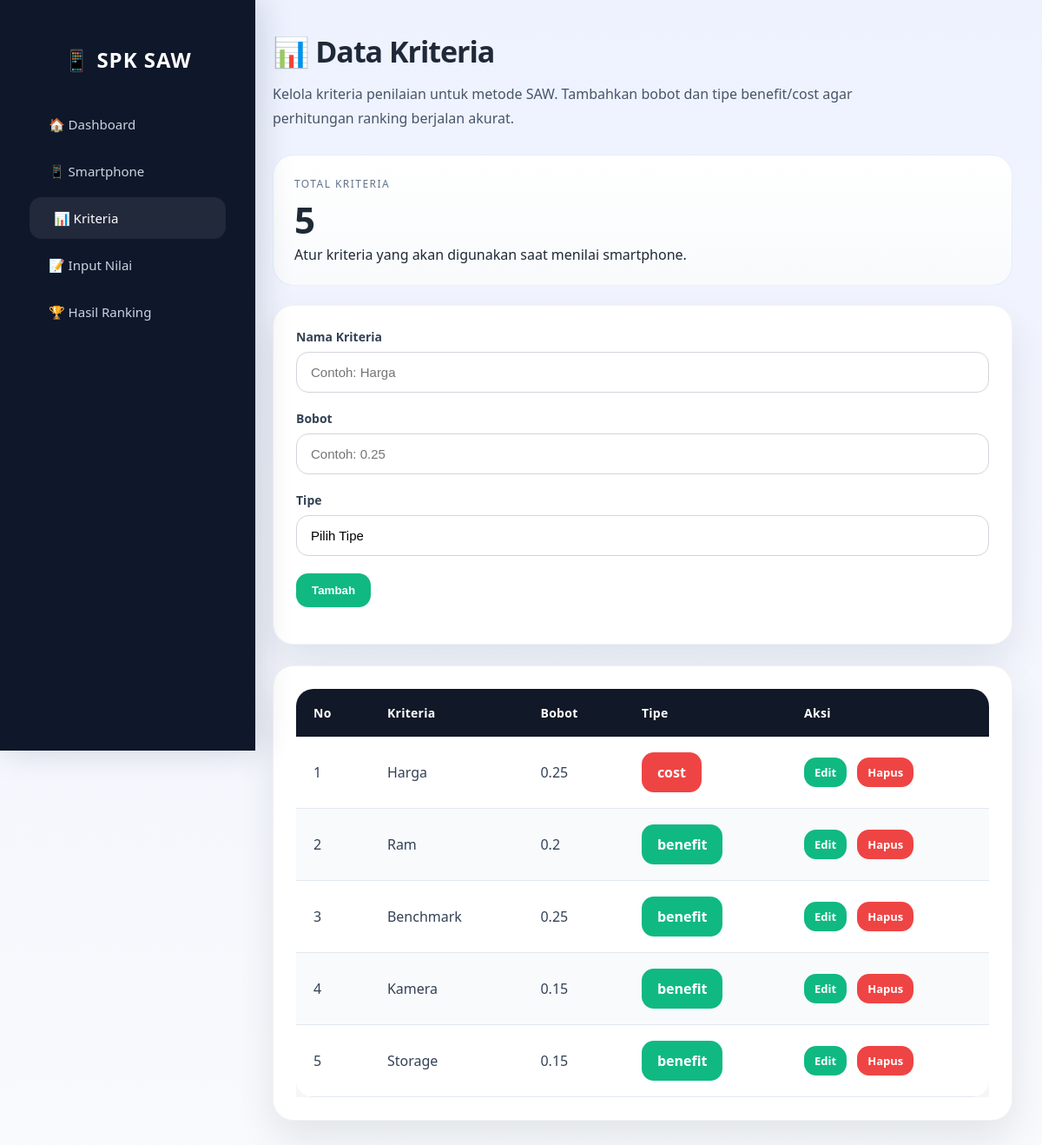
Before: /halaman/kriteria.php with the older database file.
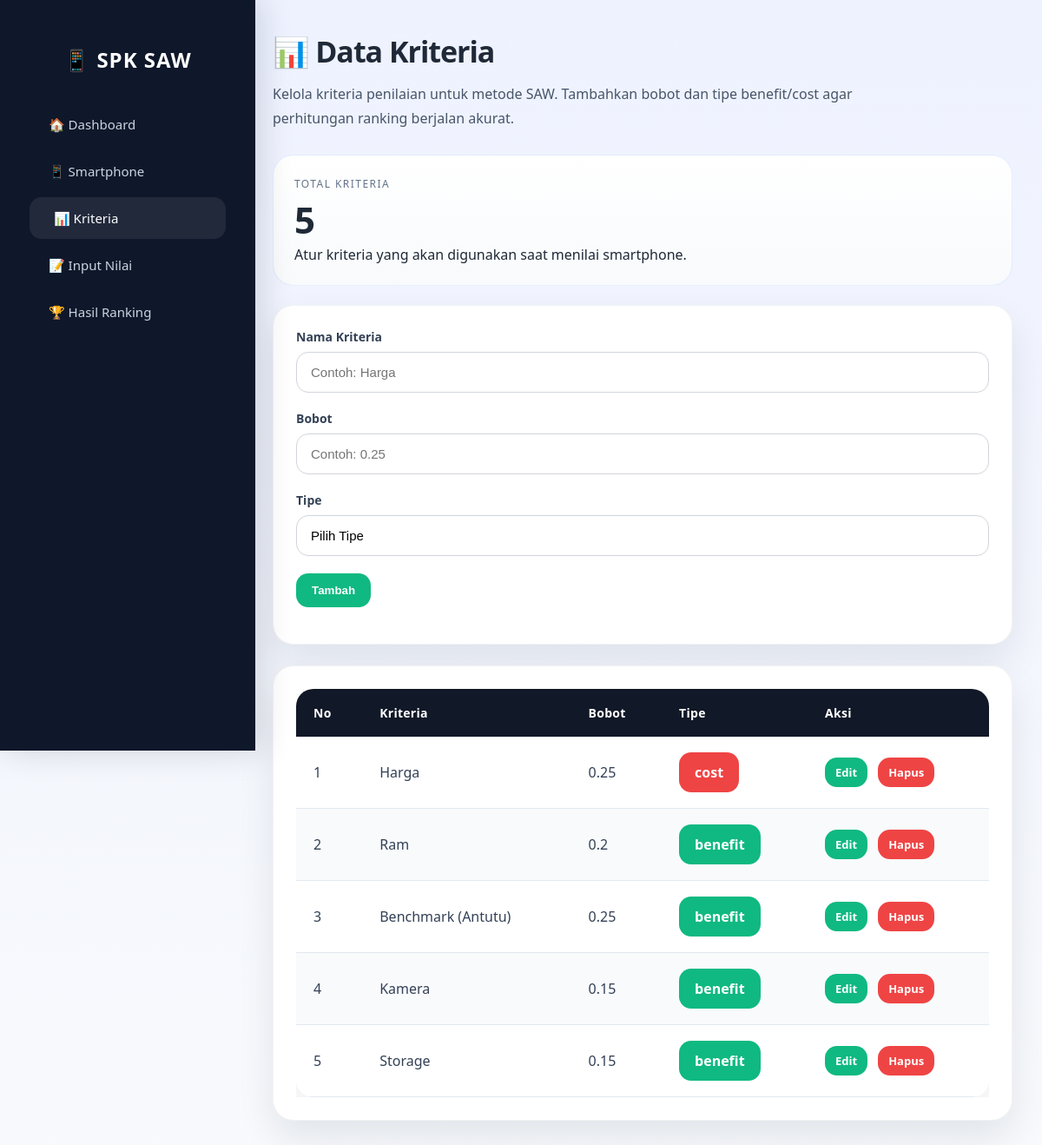
After: the same page with the newer database file.
### tables this page shows
CREATE TABLE `kriteria` (
  `id` int NOT NULL,
  `nama_kriteria` varchar(100) DEFAULT NULL,
  `bobot` float DEFAULT NULL,
  `tipe` enum('benefit','cost') NOT NULL
);

### halaman/kriteria.php (the view, shortened to what this page needs)
<?php
require_once __DIR__ . '/../config/koneksi.php';
$editing = false;
$editKriteria = null;
$countKriteria = mysqli_query($conn, "SELECT COUNT(*) as total FROM kriteria");
$kriteriaTotal = mysqli_fetch_assoc($countKriteria);
Require_once __DIR__ . '/../layout/sidebar.php';
?>
<div class="content">
    <div class="page-header">
        <div>
            <h2>📊 Data Kriteria</h2>
            <p class="subtitle">Kelola kriteria penilaian untuk metode SAW. Tambahkan bobot dan tipe benefit/cost agar perhitungan ranking berjalan akurat.</p>
        </div>
    </div>
    <div class="card-grid">
        <div class="stat-card">
            <p class="eyebrow">Total Kriteria</p>
            <h3><?= $kriteriaTotal['total'] ?></h3>
            <p>Atur kriteria yang akan digunakan saat menilai smartphone.</p>
        </div>
    </div>
    <div class="card">
        <form method="POST" class="form-box">
            <div class="form-group">
                <label for="nama">Nama Kriteria</label>
                <input id="nama" class="input-field" type="text" name="nama" placeholder="Contoh: Harga" value="<?= $editing ? htmlspecialchars($editKriteria['nama_kriteria'], ENT_QUOTES, 'UTF-8') : '' ?>">
            </div>
            <div class="form-group">
                <label for="bobot">Bobot</label>
                <input id="bobot" class="input-field" type="number" step="0.01" name="bobot" placeholder="Contoh: 0.25" value="<?= $editing ? htmlspecialchars($editKriteria['bobot'], ENT_QUOTES, 'UTF-8') : '' ?>">
            </div>
            <div class="form-group">
                <label for="tipe">Tipe</label>
                <select id="tipe" class="input-field" name="tipe" required>
                    <option value="">Pilih Tipe</option>
                </select>
            </div>
            <div class="action-buttons">
                <?php if ($editing && $editKriteria): ?>
                    <input type="hidden" name="id" value="<?= $editKriteria['id'] ?>">
                    <button class="btn btn-success" name="update">Perbarui</button>
                    <a href="kriteria.php" class="btn btn-dark">Batal</a>
                <?php else: ?>
                    <button class="btn btn-success" name="tambah">Tambah</button>
                <?php endif; ?>
            </div>
        </form>
    </div>
    <div class="card">
        <div class="table-responsive">
            <table>
                <thead>
                    <tr>
                        <th>No</th>
                        <th>Kriteria</th>
                        <th>Bobot</th>
                        <th>Tipe</th>
                        <th>Aksi</th>
                    </tr>
                </thead>
                <tbody>
                    <?php
                    $no = 1;
                    $data = mysqli_query($conn, "SELECT * FROM kriteria");
                    while ($d = mysqli_fetch_assoc($data)) {
                    ?>
                    <tr>
                        <td><?= $no++ ?></td>
                        <td><?= htmlspecialchars($d['nama_kriteria'], ENT_QUOTES, 'UTF-8') ?></td>
                        <td><?= htmlspecialchars($d['bobot'], ENT_QUOTES, 'UTF-8') ?></td>
                        <td>
                            <span class="btn <?= $d['tipe']=='benefit' ? 'btn-success' : 'btn-danger' ?>">
                                <?= htmlspecialchars($d['tipe'], ENT_QUOTES, 'UTF-8') ?>
                            </span>
                        </td>
                        <td>
                            <div class="action-buttons">
                                <a href="kriteria.php?edit=<?= $d['id'] ?>" class="btn btn-success btn-sm">Edit</a>
                                <a href="kriteria.php?delete=<?= $d['id'] ?>" class="btn btn-danger btn-sm" onclick="return confirm('Hapus kriteria <?= htmlspecialchars($d['nama_kriteria'], ENT_QUOTES, 'UTF-8') ?>?');">Hapus</a>
                            </div>
                        </td>
                    </tr>
                    <?php } ?>
                </tbody>
            </table>
        </div>
    </div>
</div>

### layout/sidebar.php (shortened to what this page needs)
<?php $currentPage = basename($_SERVER['PHP_SELF']); ?>
<div class="sidebar">
    <h2>📱 SPK SAW</h2>
    <a href="index.php" class="<?= $currentPage === 'index.php' ? 'active' : '' ?>">🏠 Dashboard</a>
    <a href="smartphone.php" class="<?= $currentPage === 'smartphone.php' ? 'active' : '' ?>">📱 Smartphone</a>
    <a href="kriteria.php" class="<?= $currentPage === 'kriteria.php' ? 'active' : '' ?>">📊 Kriteria</a>
    <a href="nilai.php" class="<?= $currentPage === 'nilai.php' ? 'active' : '' ?>">📝 Input Nilai</a>
    <a href="hasil.php" class="<?= $currentPage === 'hasil.php' ? 'active' : '' ?>">🏆 Hasil Ranking</a>
</div>

### layout/sidebar.php (style rules this page uses)
.sidebar { width: 250px; min-height: 100vh; position: fixed; background: #0f172a; padding: 32px 22px; color: white; box-shadow: 5px 0 36px rgba(15, 23, 42, 0.16); }
.sidebar h2 { text-align: center; font-size: 24px; margin-bottom: 34px; letter-spacing: 0.04em; }
.sidebar a { display: block; color: #cbd5e1; padding: 14px 22px; text-decoration: none; transition: 0.25s; font-size: 15px; border-radius: 14px; margin: 6px 12px; }
.sidebar a:hover, .sidebar a.active { background: rgba(255, 255, 255, 0.08); color: #ffffff; padding-left: 28px; }
.content { margin-left: 280px; padding: 36px 34px 60px; min-height: 100vh; }
.page-header { display: flex; justify-content: space-between; align-items: flex-start; gap: 20px; margin-bottom: 28px; flex-wrap: wrap; }
.page-header h2 { margin: 0; font-size: 34px; letter-spacing: -0.03em; }
.subtitle { margin: 12px 0 0; color: #475569; max-width: 720px; line-height: 1.75; }
.card { background: white; padding: 26px; border-radius: 24px; box-shadow: 0 20px 44px rgba(15, 23, 42, 0.09); margin-bottom: 24px; border: 1px solid rgba(15, 23, 42, 0.05); }
.card-grid { display: grid; grid-template-columns: repeat(auto-fit, minmax(230px, 1fr)); gap: 20px; margin-bottom: 22px; }
.stat-card { padding: 24px; border-radius: 24px; background: linear-gradient(180deg, #ffffff, #f8fafc); border: 1px solid rgba(59, 130, 246, 0.12); }
.stat-card h3 { font-size: 42px; line-height: 1; margin: 12px 0 8px; }
.stat-card p { margin: 0; }
.eyebrow { margin: 0 0 10px; text-transform: uppercase; letter-spacing: 0.12em; font-size: 12px; color: #64748b; }
.form-box { display: grid; gap: 20px; }
.form-group { display: grid; gap: 8px; }
.form-group label { font-size: 14px; font-weight: 700; color: #334155; }
.input-field, select { width: 100%; padding: 14px 16px; border-radius: 14px; border: 1px solid #d1d5db; font-size: 15px; background: white; transition: border-color 0.2s, box-shadow 0.2s; }
select { appearance: none; }
.btn { padding: 12px 18px; border: none; border-radius: 14px; cursor: pointer; text-decoration: none; display: inline-flex; align-items: center; justify-content: center; font-weight: 700; transition: transform 0.15s ease, box-shadow 0.15s ease, background 0.15s ease; }
.btn-sm { padding: 8px 12px; font-size: 13px; }
.action-buttons { display: flex; flex-wrap: wrap; gap: 12px; justify-content: flex-start; }
.btn-success { background: #10b981; color: white; }
.btn-danger { background: #ef4444; color: white; }
.table-responsive { overflow-x: auto; }
table { width: 100%; min-width: 560px; border-collapse: collapse; border-radius: 20px; overflow: hidden; box-shadow: 0 20px 40px rgba(15, 23, 42, 0.08); }
th, td { padding: 18px 20px; text-align: left; }
th { background: #111827; color: white; font-size: 14px; letter-spacing: 0.02em; }
td { background: white; color: #334155; border-bottom: 1px solid #e2e8f0; }
tbody tr:nth-child(even) td { background: #f8fafc; }

Changed rows visible on the page:
changed kriteria: nama_kriteria "Benchmark" → "Benchmark (Antutu)"
